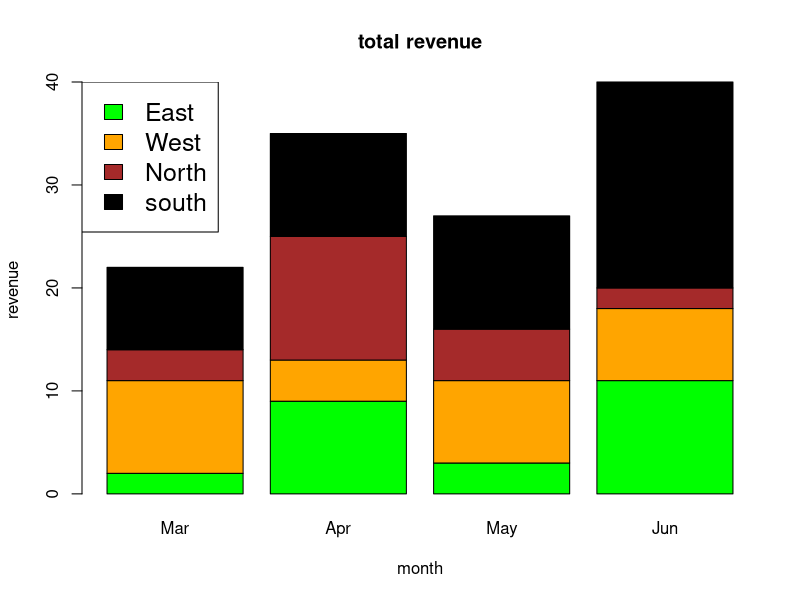

This chart was generated by the following R code:
# Create the input vectors. 
colors <- c("green","orange","brown","black") 
months <- c("Mar","Apr","May","Jun") 
regions <- c("East","West","North","south") 

# Create the matrix of the values. 
Values <- matrix(c(2,9,3,11,9,4,8,7,3,12,5,2,8,10,11,20),nrow=4,ncol=4,byrow=TRUE)  
# Give the chart file a name. 
png(file = "C:/Users/student/Documents/15CP049/barchart_stacked.png")  
# Create the bar chart. 
barplot(Values,main="total revenue",names.arg=months,xlab="month",ylab="revenue",col=colors)  
# Add the legend to the chart. 
legend("topleft", regions, cex=1.5, fill=colors)  
# Save the file. 
dev.off() 